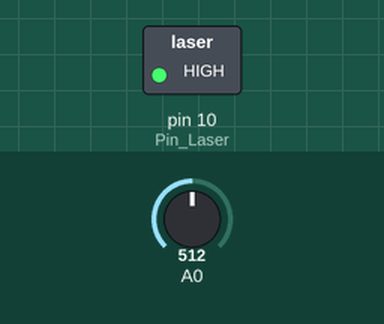
This sketch was run on a simulated Arduino Uno, built with avr-gcc and run on an emulated ATmega328P. Parts: switched loads named in the sketch (green lamp = pin HIGH). Dashed ring = blinking. Inputs (shaded band) come from the test bench; at power-on: A0 = 512. What the sketch prints to the serial monitor is not drawn.

Above: at 0.5 s.
Timing chart, 0 to 3.5 s (numbered marks = the images above):
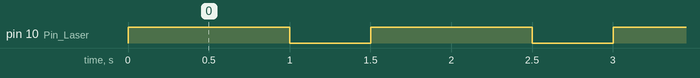

The sketch:

KY_008_Blink_cu_citire_pin_NC.ino
```cpp
/* Sketch testare KY-008 cu Arduino IDE 1.8.3
   by - Mandache Doru

   Materiale necesare testarii:
     - placa de dezvoltare Arduino : UNO, Mega2560, NANO, Pro Mini
     - KY-008
     - cabluri de lagatura

   Conexiuni:
     Pini KY-008          Pini Arduino
       S  ------------------ 10 (sau orice pin digital)
       NC ------------------ A0
       -  ------------------ GND

   Detalii modul KY-008: https://htecdb.blogspot.com/2019/10/ky-008.html
*/

const int Pin_Laser = 10;

void setup () {
    pinMode (Pin_Laser, OUTPUT);
    digitalWrite (Pin_Laser, LOW);
    Serial.begin(9600);
}
void loop () {
    float volti = 0.0;

    digitalWrite (Pin_Laser, HIGH);
    volti =  analogRead(A0) * (5.0 / 1023.0);
    Serial.print("High = " + String (volti) + " V     ");
    delay (1000);

    digitalWrite (Pin_Laser, LOW);
    volti =  analogRead(A0) * (5.0 / 1023.0);
    Serial.println("Low = " + String (volti) + " V");
    delay (500);
}
```

Measured:
- by itself, pin 10 (Pin_Laser): alternates HIGH for 1.0 s and LOW for 0.50 s
